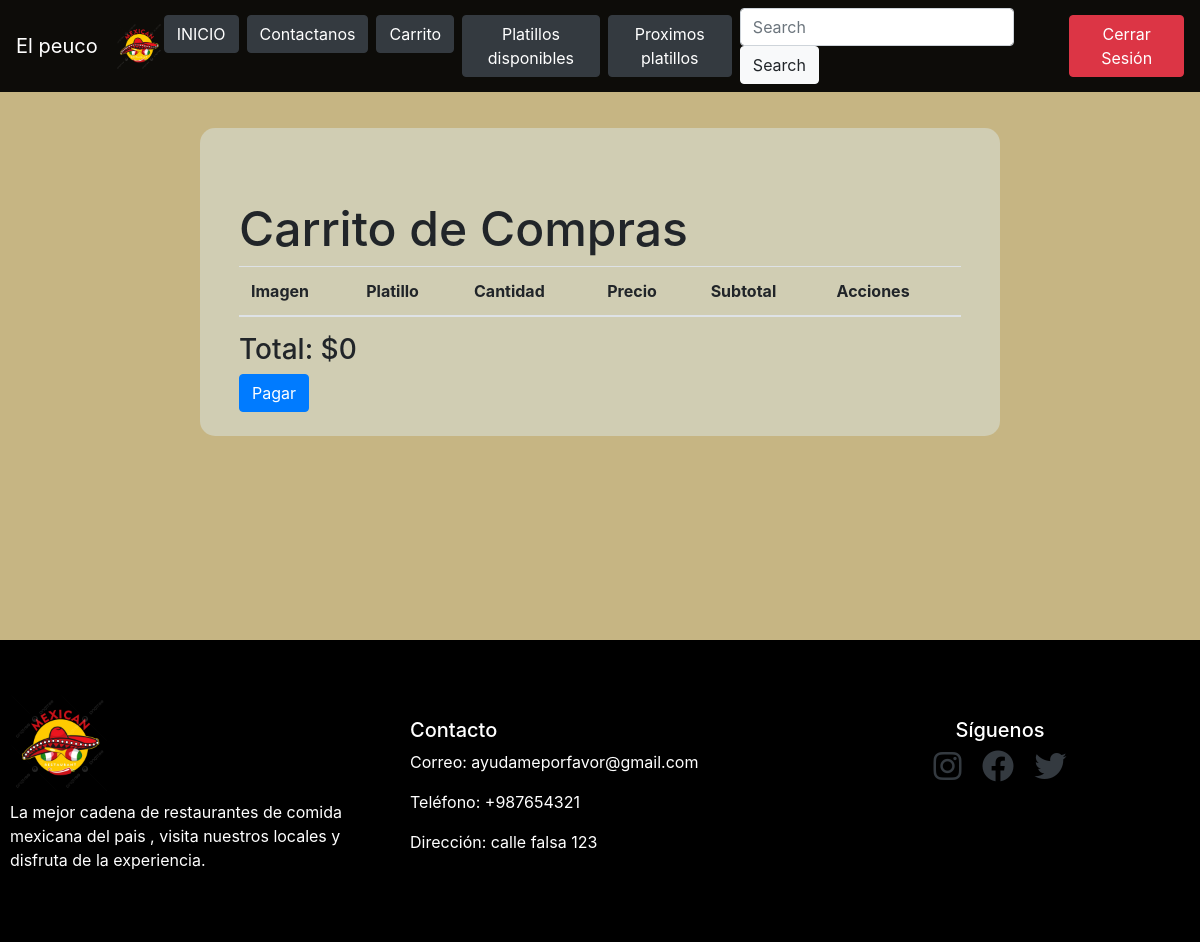
/alumnos/carrito/ (signed in), run on an earlier commit of the app's database.
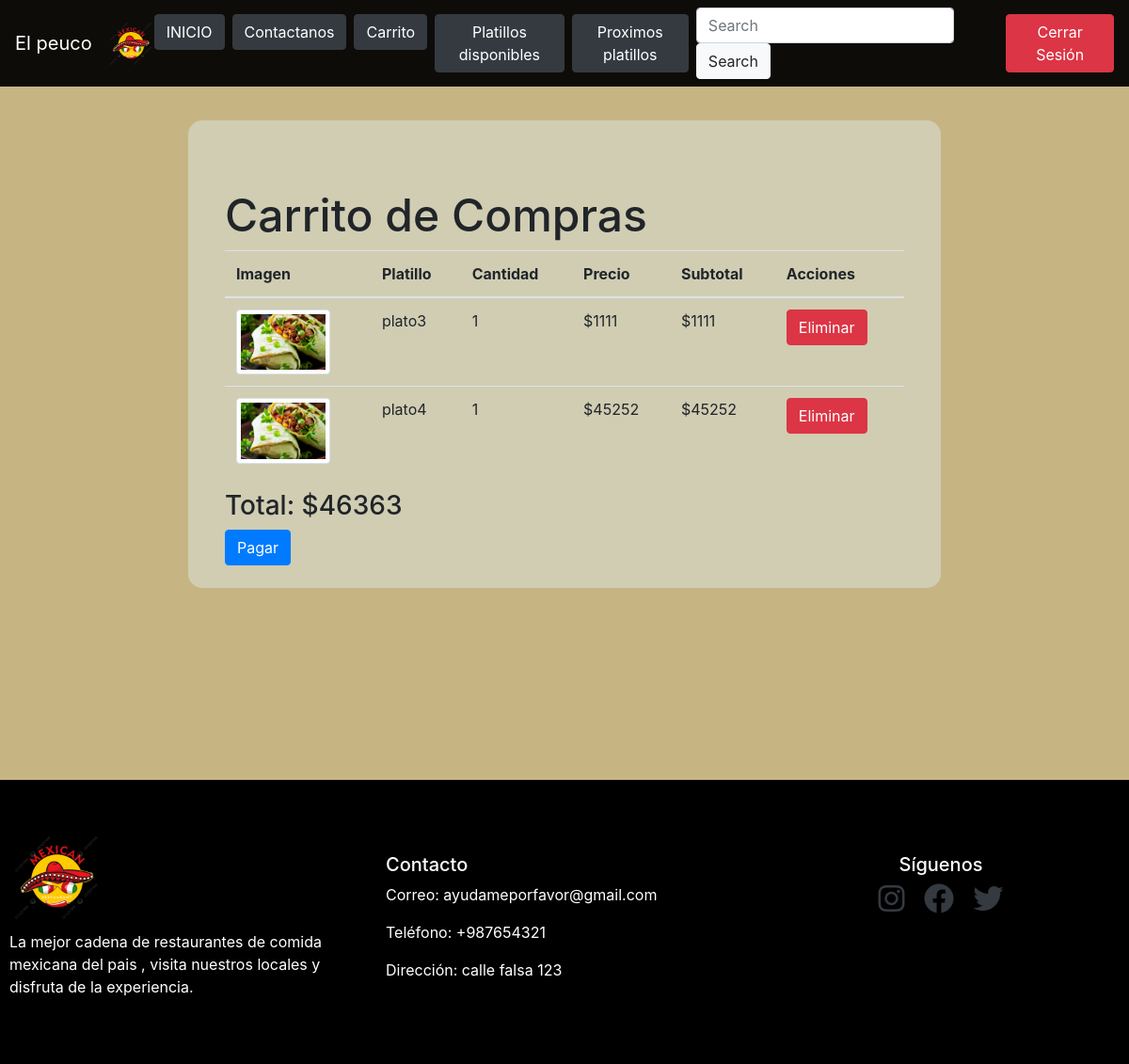
And on a later commit of the database.
### alumnos/models.py (models this page shows, shortened)
class Carrito(models.Model):
    usuario = models.ForeignKey(User, on_delete=models.CASCADE)
    platillo = models.ForeignKey(Platillo, on_delete=models.CASCADE)
    cantidad = models.PositiveIntegerField()

class Platillo(models.Model):
    nombre = models.CharField(max_length=100)
    descripcion = models.TextField()
    precio = models.IntegerField()
    imagen = models.ImageField(upload_to='imagenes_platillos/')

### alumnos/views.py (the view, shortened to what this page needs)
# urls.py: path('carrito/', views.carrito, name='carrito'),
@login_required
def carrito(request):
    carrito_items = Carrito.objects.filter(usuario=request.user)
    total = 0
    for item in carrito_items:
        item.subtotal = item.platillo.precio * item.cantidad
        total += item.subtotal
    return render(request, 'carrito.html', {'carrito_items': carrito_items, 'total': total})

### alumnos/templates/carrito.html (shortened to what this page needs)
{% extends 'base.html' %}
{% block content %}
<body class="fondoprincipal">
            <div class="compras">
                <div class="fondoformulario">
                <div class="container mt-5">
                    <h1>Carrito de Compras</h1>
                    <table class="table">
                        <thead>
                            <tr>
                                <th>Imagen</th>
                                <th>Platillo</th>
                                <th>Cantidad</th>
                                <th>Precio</th>
                                <th>Subtotal</th>
                                <th>Acciones</th>
                            </tr>
                        </thead>
                        <tbody>
                            {% for item in carrito_items %}
                            <tr>
                                <td><img src="{{ item.platillo.imagen.url }}" class="img-thumbnail" style="width: 100px;" alt="{{ item.platillo.nombre }}"></td>
                                <td>{{ item.platillo.nombre }}</td>
                                <td>{{ item.cantidad }}</td>
                                <td>${{ item.platillo.precio }}</td>
                                <td>${{ item.subtotal }}</td>
                                <td>
                                    <form method="post" style="display:inline;">
                                        <button type="submit" name="eliminar" class="btn btn-danger">Eliminar</button>
                                    </form>
                                </td>
                            </tr>
                            {% endfor %}
                        </tbody>
                    </table>
                    <h3>Total: ${{ total }}</h3>
                    <a href="{% url 'pagar' %}" class="btn btn-primary">Pagar</a>
                </div>
            </div>
        </div>
</body>
{% endblock %}

What changed in the data, as far as the page shows it:
added Carrito: platillo.imagen (picture), platillo.nombre "plato3", cantidad "1", platillo.precio "1111", subtotal "1111"
added Carrito: platillo.imagen (picture), platillo.nombre "plato4", cantidad "1", platillo.precio "45252", subtotal "45252"
Also different on the page:
{{ total }}: "0" → "46363"
